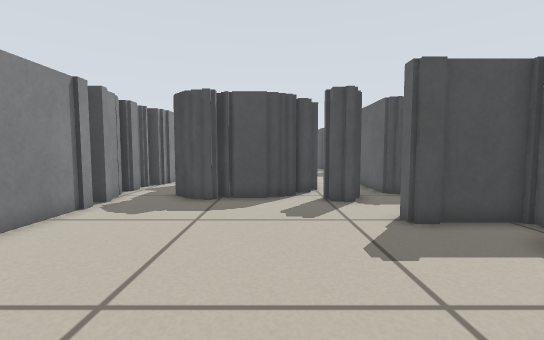
[1] (above)

16 first-person views from a walk through a Stage world. The camera is 0.45 m above the floor, tilts 4° down and sees 90° across. Floor lines are 1 m apart. The floor is counted in squares, 0.25 m on a side. Each view is taken from the middle of a square. On the plan, view 1 faces up. The plan holds only what a view shows up to about 15 squares ahead; the rest is blank. The place goes on beyond the plan. The robots in the file are not drawn.

[2]
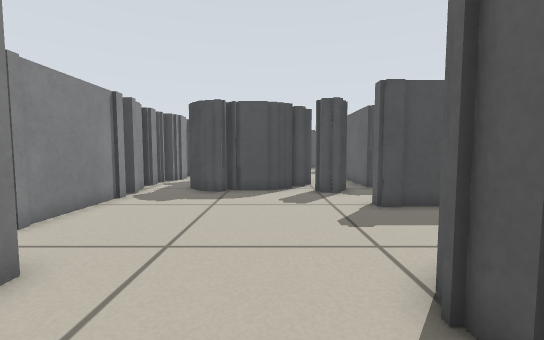

[3]
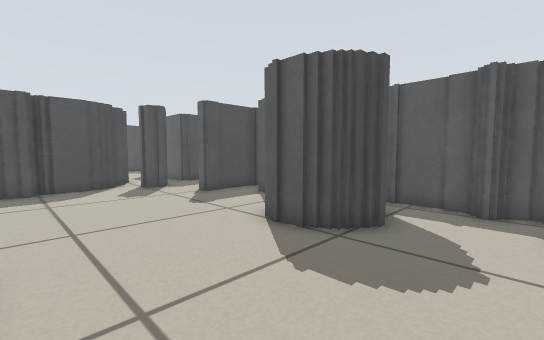

[4]
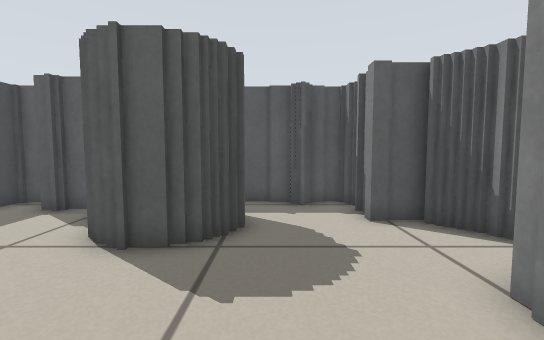

[5]
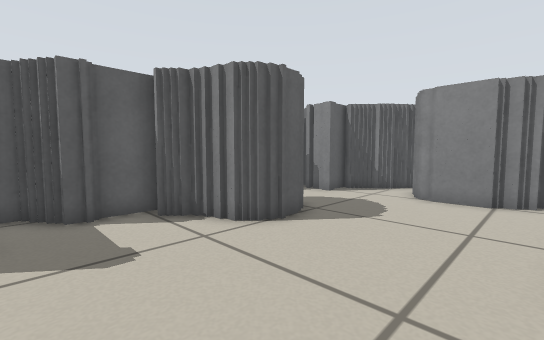

[6]
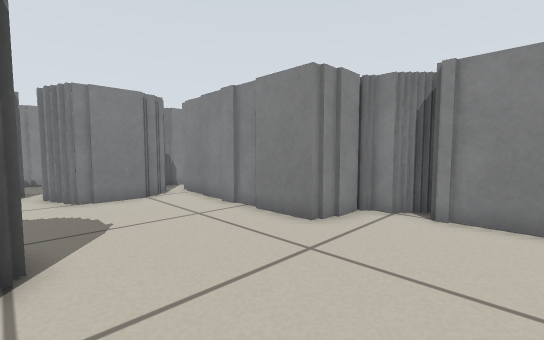

[7]
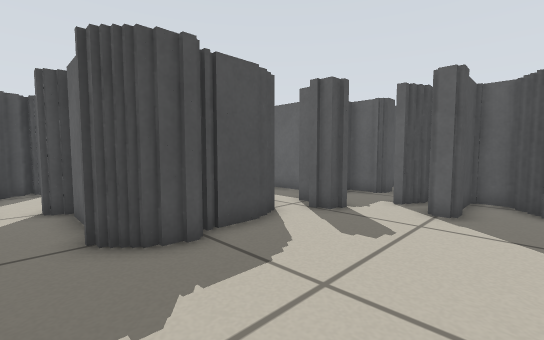

[8]
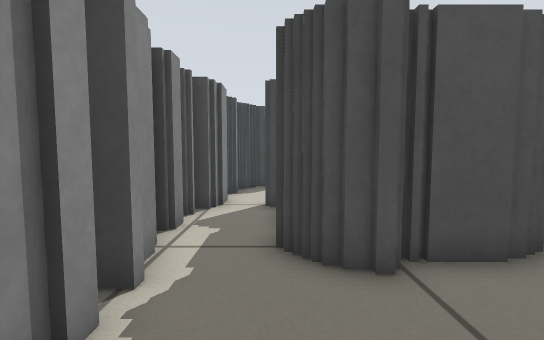

[9]
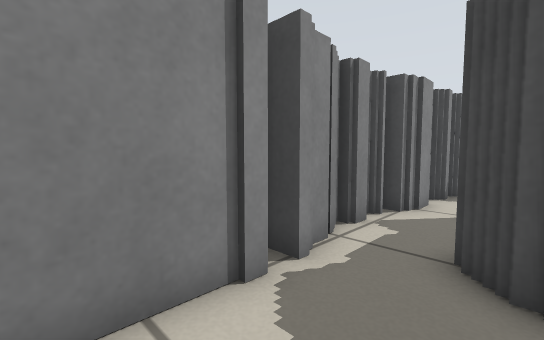

[10]
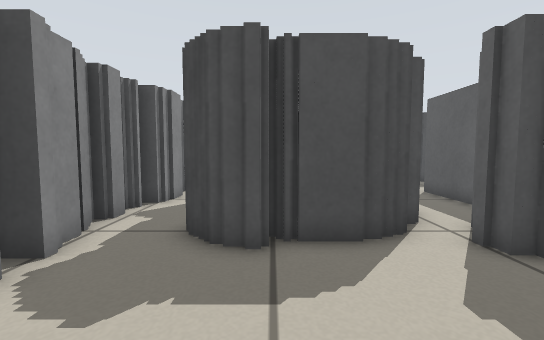

[11]
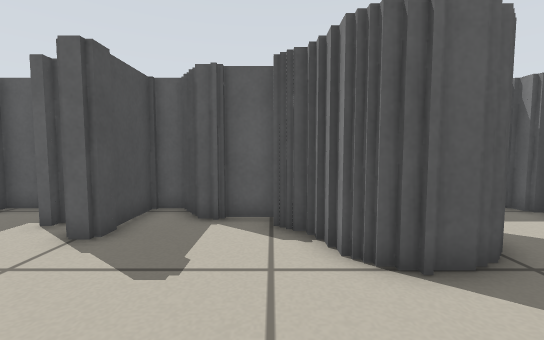

[12]
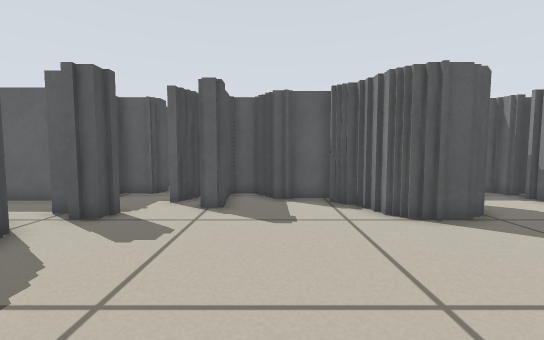

[13]
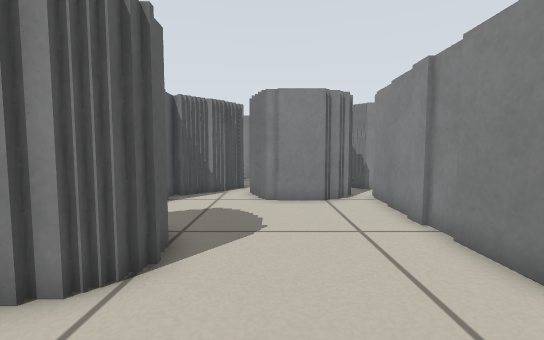

[14]
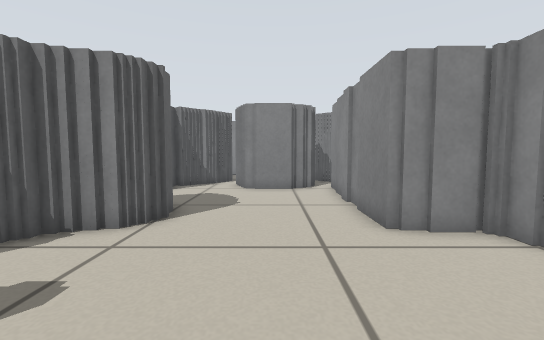

[15]
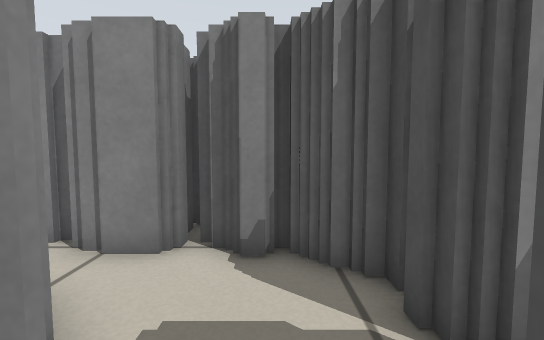

[16]
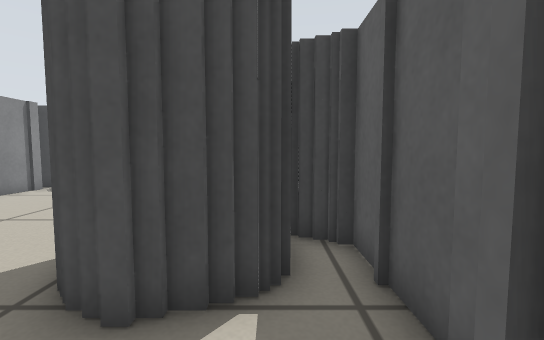

### Floor plan
Key: @ floor where view 1 was taken; # wall or solid block; . floor.
Columns run from 7 left of view 1 to 7 right of it. Each row starts with its distance up from view 1.
 20   ####
 19  ## .#
 18  #... .
 17 ##...
 16  #..#
 15  #.##
 14 ##.#
 13 #..#    #
 12 ##.#    #
 11 ##.########
 10 ##..####.###
  9  #.........#
  8  #.........##
  7  #.........###
  6  #...........##
  5  #..........##
  4 ##..........#
  3 ##.........##
  2  ###......###
  1    #.....####
  0    #...@.## #
 -1    #......#####
 -2    #.........##
 -3    #.........##
 -4    #..........#
 -5    #####...####
 -6        ##.##
 -7         ###

Where each view was taken, in squares from view 1:
view 1: 0 up, 0 right, facing up
view 2: 2 down, 0 right, facing up
view 3: 4 down, 3 left, facing up-right
view 4: 2 down, 3 left, facing right
view 5: 6 up, 3 left, facing down-right
view 6: 6 up, 2 right, facing down-left
view 7: 5 up, 5 left, facing up-right
view 8: 6 up, 4 left, facing up
view 9: 6 up, 3 left, facing up-left
view 10: 5 up, 2 left, facing up
view 11: 3 up, 2 left, facing right
view 12: 5 up, 5 left, facing right
view 13: 5 up, 0 right, facing down
view 14: 8 up, 1 left, facing down
view 15: 18 up, 1 left, facing left
view 16: 4 down, 5 right, facing up
